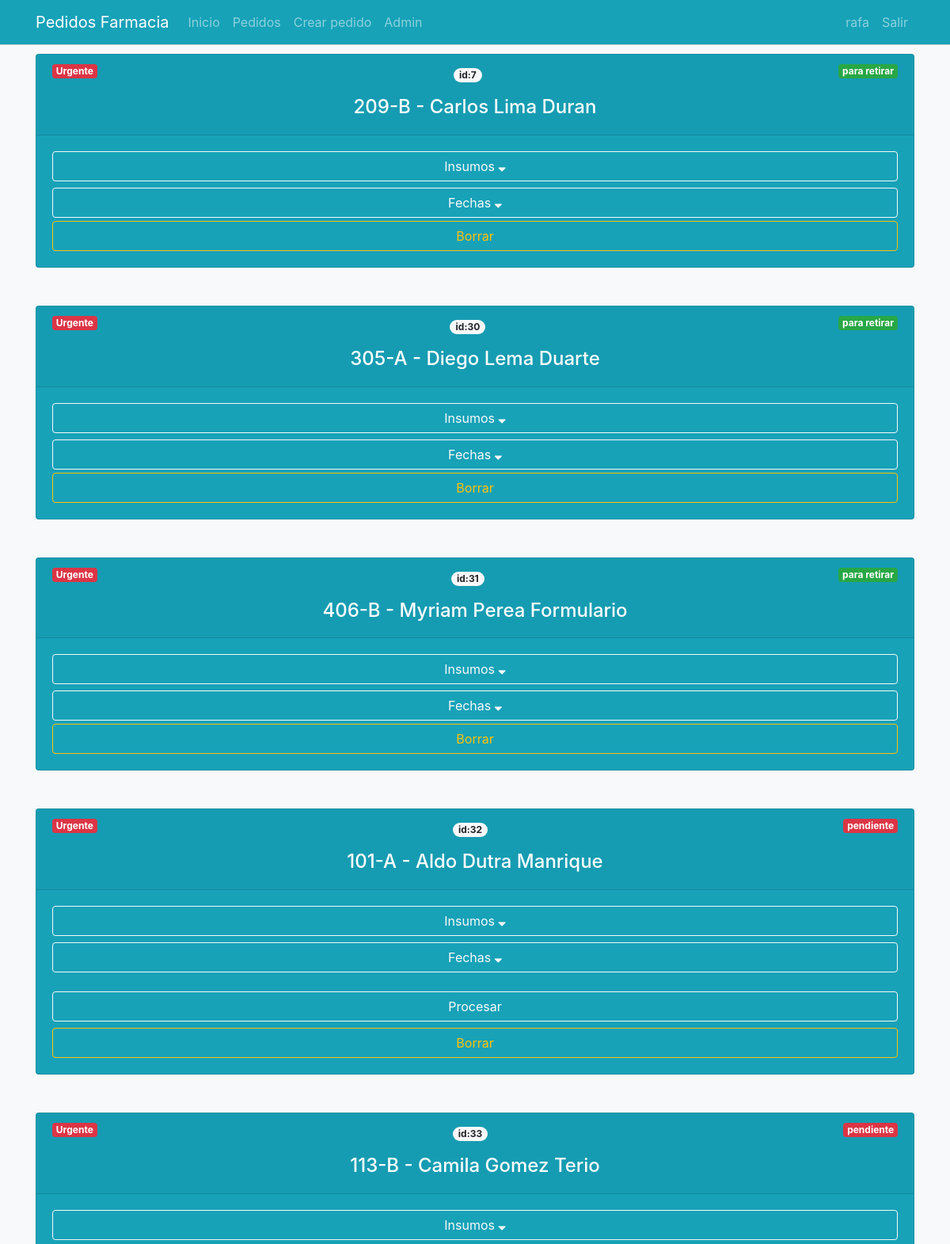
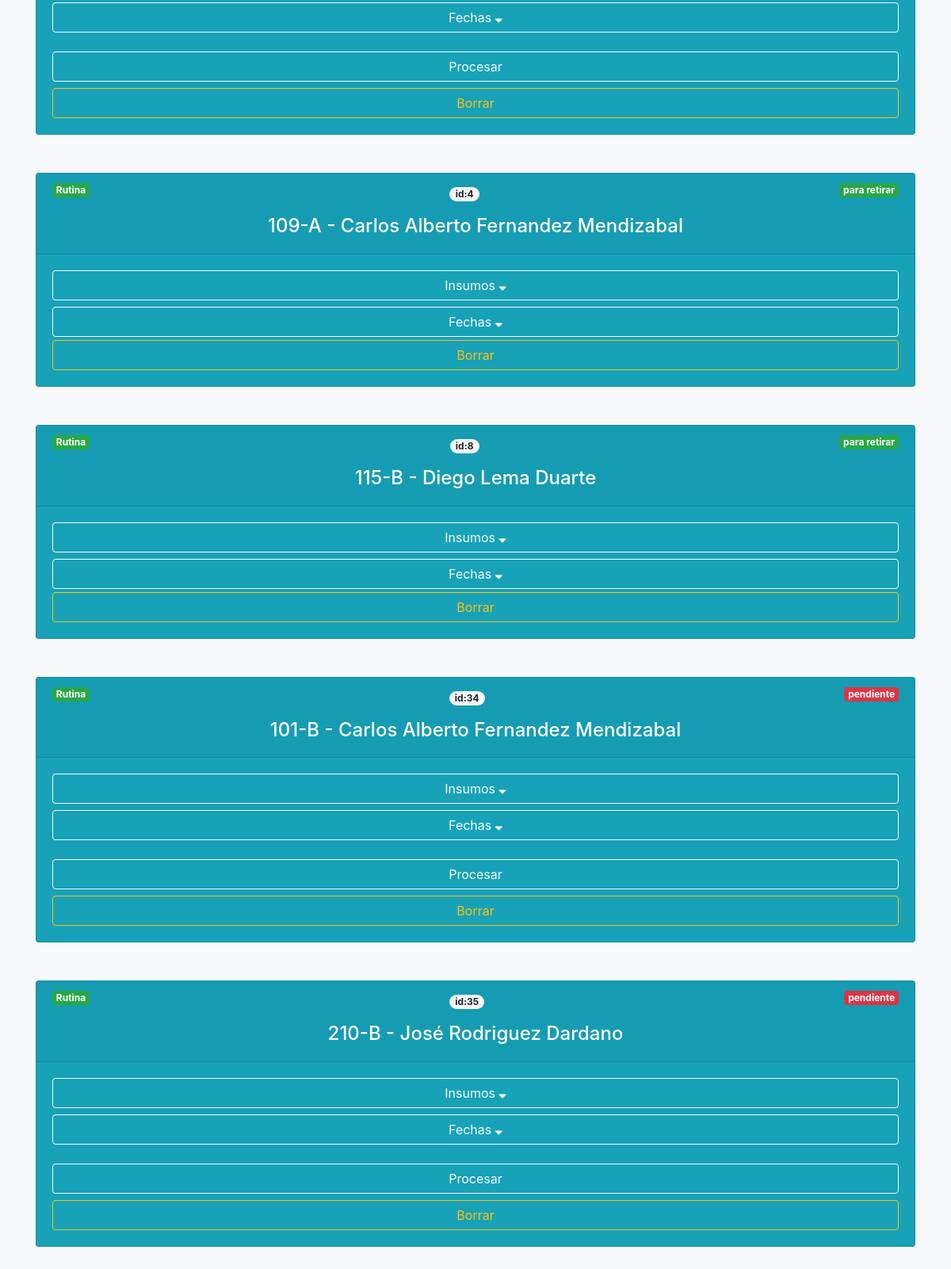
Screenshot of /pedidos/ (signed in) with the database file from the repository (2 pictures, top to bottom).
### pedidos/models.py (models this page shows, shortened)
class Pedidos(models.Model):
    paciente = models.CharField(verbose_name="Paciente", max_length=200)
    cama = models.CharField(verbose_name="Cama", max_length=100)
    insumos = models.TextField(verbose_name="Insumos")
    solicitante = models.CharField(verbose_name="Solicitante", max_length=200)
    procesante = models.CharField(verbose_name="Procesante", max_length=200, blank=True)
    retirante = models.CharField(verbose_name="Retirante", max_length=200, blank=True)
    urgencia = models.CharField(verbose_name="Urgencia", max_length=100)
    estado = models.CharField(verbose_name="Estado", max_length=100, default='pendiente')
    id_modificado = models.CharField(verbose_name="modificado", max_length=50, default='no')
    created = models.DateTimeField(auto_now_add=True, verbose_name="Fecha de creación")
    updated = models.DateTimeField(auto_now=True, verbose_name="Fecha de edición")
    fecha_procesamiento = models.CharField(verbose_name="Fecha de procesamiento", max_length=100, blank=True, default='0000')
    fecha_despachable = models.CharField(verbose_name="Fecha despachable", max_length=100, blank=True, default='0000')
    fecha_despacho = models.CharField(verbose_name="Fecha de despacho", max_length=100, blank=True, default='0000')
    class Meta:
        verbose_name = "pedido"
        verbose_name_plural = "pedidos"
        ordering = ['-urgencia', 'created']
    def insumos_as_list(self):
        return self.insumos.split(';')

### pedidos/views.py (the view)
# urls.py: path('', PedidoListView.as_view(), name='pedidos'),
class PedidoListView(ListView):
    model = Pedidos
    def dispatch(self, request, *args, **kwargs):
        if not request.user.is_authenticated:
            return redirect(reverse_lazy('login'))
        return super(PedidoListView, self).dispatch(request, *args, **kwargs)

### pedidos/templates/pedidos/pedidos_list.html (shortened to what this page needs)
{% extends 'core/base.html' %}
{% load static %}
{% block content %}
<main role="main">
  <div class="container mb-4">
    {% for pedido in pedidos_list %}
      <div class="card text-white bg-info mb-5 shadow-lg" >
        <form>
          <div class="card-header">
            {% if pedido.urgencia == 'no urgente' %}
              <span class="badge badge-success float-left">Rutina</span>
            {% elif pedido.urgencia == 'urgente' %}
              <span class="badge badge-danger float-left">Urgente</span>
            {% else %}
              <span class="badge badge-warning float-left">Modificado</span>
            {% endif %}
            {% if pedido.estado == 'pendiente' %}
            <span class="badge badge-danger float-right">{{pedido.estado}}</span>
            {% elif pedido.estado == 'en proceso' %}
            <span class="badge badge-warning float-right">{{pedido.estado}}</span>
            {% elif pedido.estado == 'para retirar' %}
            <span class="badge badge-success float-right">{{pedido.estado}}</span>
            {% endif %}
            <p class="text-center"><span class="badge badge-pill badge-light">id:{{pedido.id}}</span></p>
            <h4 class="text-center mt-3">{{pedido.cama}} - {{pedido.paciente}}</h4>
          </div>
          <div class="card-body">
            <button type="button" class="btn btn-block btn-outline-light mb-1" data-toggle="collapse" data-target="#{{pedido.id}}-insumos">
              Insumos <i class="fa fa-sort-desc"></i>
            </button>
            <button type="button" class="btn btn-block btn-outline-light mb-1 mt-2" data-toggle="collapse" data-target="#{{pedido.id}}-fechas">
              Fechas <i class="fa fa-sort-desc"></i>
            </button>
            {% if 'pedidos.change_pedidos' in request.user.get_group_permissions and pedido.estado == 'pendiente' %}
            <a href="{% url 'pedidos:procesar' pedido.id %}" class="btn btn-block btn-outline-light mt-4">Procesar</a>
            {% endif %}
            {% if 'pedidos.delete_pedidos' in request.user.get_group_permissions %}
            <a href="{% url 'pedidos:delete' pedido.id %}" class="btn btn-block btn-outline-warning">Borrar</a>
            {% endif %}
          </div>
        </form>
      </div>
    {% endfor %}
  </div>
</main>
{% endblock %}

### core/templates/core/base.html (shortened to what this page needs)
<!DOCTYPE html>
<html lang="es">
  <head>
    {% load static %}
    <link href="{% static 'core/vendor/bootstrap/css/bootstrap.min.css' %}" rel="stylesheet">
    <link href="{% static 'core/vendor/font-awesome/css/font-awesome.min.css' %}" rel="stylesheet" type="text/css">
    <link href="{% static 'core/css/main.css' %}" rel="stylesheet">
  </head>
  <body>
    <body class="bg-light pt-5">
      <nav class="navbar navbar-expand-lg navbar-dark bg-info fixed-top" style="border-bottom: solid lightgrey 1px;">
        <div class="container">
          <a class="navbar-brand" href="{% url 'home' %}">Pedidos Farmacia</a>
          <div class="collapse navbar-collapse" id="ned">
            <ul class="navbar-nav mr-auto">
              <li class="nav-item">
                <a class="nav-link" href="{% url 'home' %}">Inicio</a>
              </li>
              {% if request.user.is_authenticated %}
              <li class="nav-item">
                <a class="nav-link" href="{% url 'pedidos:pedidos' %}">Pedidos</a>
              </li>
              {% endif %}
              {% if 'pedidos.add_pedidos' in request.user.get_group_permissions %}
                <li class="nav-item">
                  <a class="nav-link" href="{% url 'pedidos:crear' %}">Crear pedido</a>
                </li>
              {% endif %}
              {% if request.user.is_authenticated %}
              <li class="nav-item">
                <a class="nav-link" href="/admin/">Admin</a>
              </li>
              {% endif %}
            </ul>
            <ul class="navbar-nav">
              {% if not request.user.is_authenticated %}
                <li class="nav-item">
                  <a class="nav-link" href="{% url 'login' %}">Acceder</a>
                </li>
              {% else %}
                <li class="nav-item">
                  <a href="#" class="nav-link">{{request.user}}</a>
                </li>
                <li class="nav-item">
                  <a class="nav-link" href="{% url 'logout' %}">Salir</a>
                </li>
              {% endif %}
            </ul>
          </div>
        </div>
      </nav>
      {% block content %}{% endblock %}
  </body>
</html>

### core/static/core/css/main.css (style rules this page uses)
main { padding-top: 20px; }
:root { --jumbotron-padding-y: 3rem; }

### rows the page displays
Pedidos: urgencia "Urgente", estado "para retirar", id "7", cama "209-B", paciente "Carlos Lima Duran"
Pedidos: urgencia "Urgente", estado "para retirar", id "30", cama "305-A", paciente "Diego Lema Duarte"
Pedidos: urgencia "Urgente", estado "para retirar", id "31", cama "406-B", paciente "Myriam Perea Formulario"
Pedidos: urgencia "Urgente", estado "pendiente", id "32", cama "101-A", paciente "Aldo Dutra Manrique", shows "Procesar"
Pedidos: urgencia "Urgente", estado "pendiente", id "33", cama "113-B", paciente "Camila Gomez Terio", shows "Procesar"
Pedidos: urgencia "Rutina", estado "para retirar", id "4", cama "109-A", paciente "Carlos Alberto Fernandez Mendizabal"
Pedidos: urgencia "Rutina", estado "para retirar", id "8", cama "115-B", paciente "Diego Lema Duarte"
Pedidos: urgencia "Rutina", estado "pendiente", id "34", cama "101-B", paciente "Carlos Alberto Fernandez Mendizabal", shows "Procesar"
Pedidos: urgencia "Rutina", estado "pendiente", id "35", cama "210-B", paciente "José Rodriguez Dardano", shows "Procesar"

### other values shown
{{ request.user }} "rafa"
